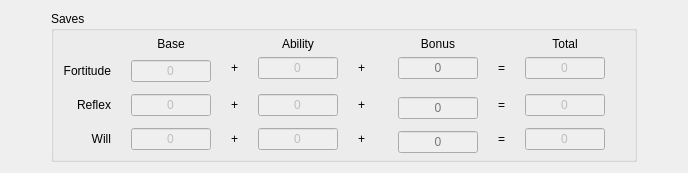
           <widget class="QWidget" name="widget_5" native="true">
            <layout class="QHBoxLayout" name="horizontalLayout_7">
             <item>
              <spacer name="horizontalSpacer_5">
               <property name="orientation">
                <enum>Qt::Orientation::Horizontal</enum>
               </property>
               <property name="sizeHint" stdset="0">
                <size>
                 <width>40</width>
                 <height>20</height>
                </size>
               </property>
              </spacer>
             </item>
             <item>
              <widget class="QGroupBox" name="savesGroup">
               <property name="title">
                <string>Saves</string>
               </property>
               <layout class="QGridLayout" name="gridLayout_2">
                <property name="topMargin">
                 <number>6</number>
                </property>
                <property name="bottomMargin">
                 <number>6</number>
                </property>
                <property name="horizontalSpacing">
                 <number>20</number>
                </property>
                <item row="8" column="2" rowspan="2">
                 <widget class="QLabel" name="label_34">
                  <property name="sizePolicy">
                   <sizepolicy hsizetype="Preferred" vsizetype="Preferred">
                    <horstretch>0</horstretch>
                    <verstretch>0</verstretch>
                   </sizepolicy>
                  </property>
                  <property name="text">
                   <string>+</string>
                  </property>
                 </widget>
                </item>
                <item row="2" column="0" rowspan="2">
                 <widget class="QLabel" name="savesLabel_1">
                  <property name="sizePolicy">
                   <sizepolicy hsizetype="Expanding" vsizetype="Fixed">
                    <horstretch>0</horstretch>
                    <verstretch>0</verstretch>
                   </sizepolicy>
                  </property>
                  <property name="text">
                   <string>Fortitude</string>
                  </property>
                  <property name="alignment">
                   <set>Qt::AlignmentFlag::AlignRight|Qt::AlignmentFlag::AlignTrailing|Qt::AlignmentFlag::AlignVCenter</set>
                  </property>
                 </widget>
                </item>
                <item row="2" column="11" colspan="2">
                 <widget class="QLineEdit" name="saveTotal_1">
                  <property name="enabled">
                   <bool>false</bool>
                  </property>
                  <property name="minimumSize">
                   <size>
                    <width>80</width>
                    <height>0</height>
                   </size>
                  </property>
                  <property name="maximumSize">
                   <size>
                    <width>80</width>
                    <height>16777215</height>
                   </size>
                  </property>
                  <property name="text">
                   <string>0</string>
                  </property>
                  <property name="alignment">
                   <set>Qt::AlignmentFlag::AlignCenter</set>
                  </property>
                 </widget>
                </item>
                <item row="5" column="10" rowspan="2">
                 <widget class="QLabel" name="label_29">
                  <property name="sizePolicy">
                   <sizepolicy hsizetype="Preferred" vsizetype="Preferred">
                    <horstretch>0</horstretch>
                    <verstretch>0</verstretch>
                   </sizepolicy>
                  </property>
                  <property name="text">
                   <string>=</string>
                  </property>
                 </widget>
                </item>
                <item row="8" column="1" rowspan="2">
                 <widget class="QLineEdit" name="saveBase_3">
                  <property name="enabled">
                   <bool>false</bool>
                  </property>
                  <property name="minimumSize">
                   <size>
                    <width>80</width>
                    <height>0</height>
                   </size>
                  </property>
                  <property name="maximumSize">
                   <size>
                    <width>80</width>
                    <height>16777215</height>
                   </size>
                  </property>
                  <property name="text">
                   <string>0</string>
                  </property>
                  <property name="alignment">
                   <set>Qt::AlignmentFlag::AlignCenter</set>
                  </property>
                 </widget>
                </item>
                <item row="5" column="0" rowspan="2">
                 <widget class="QLabel" name="savesLabel_2">
                  <property name="sizePolicy">
                   <sizepolicy hsizetype="Expanding" vsizetype="Preferred">
                    <horstretch>0</horstretch>
                    <verstretch>0</verstretch>
                   </sizepolicy>
                  </property>
                  <property name="text">
                   <string>Reflex</string>
                  </property>
                  <property name="alignment">
                   <set>Qt::AlignmentFlag::AlignRight|Qt::AlignmentFlag::AlignTrailing|Qt::AlignmentFlag::AlignVCenter</set>
                  </property>
                 </widget>
                </item>
                <item row="5" column="2" rowspan="2">
                 <widget class="QLabel" name="label_31">
                  <property name="sizePolicy">
                   <sizepolicy hsizetype="Preferred" vsizetype="Preferred">
                    <horstretch>0</horstretch>
                    <verstretch>0</verstretch>
                   </sizepolicy>
                  </property>
                  <property name="text">
                   <string>+</string>
                  </property>
                 </widget>
                </item>
                <item row="0" column="1">
                 <widget class="QLabel" name="label">
                  <property name="text">
                   <string>Base</string>
                  </property>
                  <property name="alignment">
                   <set>Qt::AlignmentFlag::AlignCenter</set>
                  </property>
                 </widget>
                </item>
                <item row="8" column="11" rowspan="2" colspan="3">
                 <widget class="QLineEdit" name="saveTotal_3">
                  <property name="enabled">
                   <bool>false</bool>
                  </property>
                  <property name="minimumSize">
                   <size>
                    <width>80</width>
                    <height>0</height>
                   </size>
                  </property>
                  <property name="maximumSize">
                   <size>
                    <width>80</width>
                    <height>16777215</height>
                   </size>
                  </property>
                  <property name="text">
                   <string>0</string>
                  </property>
                  <property name="alignment">
                   <set>Qt::AlignmentFlag::AlignCenter</set>
                  </property>
                 </widget>
                </item>
                <item row="5" column="1" rowspan="2">
                 <widget class="QLineEdit" name="saveBase_2">
                  <property name="enabled">
                   <bool>false</bool>
                  </property>
                  <property name="minimumSize">
                   <size>
                    <width>80</width>
                    <height>0</height>
                   </size>
                  </property>
                  <property name="maximumSize">
                   <size>
                    <width>80</width>
                    <height>16777215</height>
                   </size>
                  </property>
                  <property name="text">
                   <string>0</string>
                  </property>
                  <property name="alignment">
                   <set>Qt::AlignmentFlag::AlignCenter</set>
                  </property>
                 </widget>
                </item>
                <item row="2" column="3" colspan="3">
                 <widget class="QLineEdit" name="saveModifier_1">
                  <property name="enabled">
                   <bool>false</bool>
                  </property>
                  <property name="minimumSize">
                   <size>
                    <width>80</width>
                    <height>0</height>
                   </size>
                  </property>
                  <property name="maximumSize">
                   <size>
                    <width>80</width>
                    <height>16777215</height>
                   </size>
                  </property>
                  <property name="text">
                   <string>0</string>
                  </property>
                  <property name="alignment">
                   <set>Qt::AlignmentFlag::AlignCenter</set>
                  </property>
                 </widget>
                </item>
                <item row="5" column="3" rowspan="2" colspan="3">
                 <widget class="QLineEdit" name="saveModifier_2">
                  <property name="enabled">
                   <bool>false</bool>
                  </property>
                  <property name="minimumSize">
                   <size>
                    <width>80</width>
                    <height>0</height>
                   </size>
                  </property>
                  <property name="maximumSize">
                   <size>
                    <width>80</width>
                    <height>16777215</height>
                   </size>
                  </property>
                  <property name="text">
                   <string>0</string>
                  </property>
                  <property name="alignment">
                   <set>Qt::AlignmentFlag::AlignCenter</set>
                  </property>
                 </widget>
                </item>
                <item row="5" column="11" rowspan="2" colspan="3">
                 <widget class="QLineEdit" name="saveTotal_2">
                  <property name="enabled">
                   <bool>false</bool>
                  </property>
                  <property name="minimumSize">
                   <size>
                    <width>80</width>
                    <height>0</height>
                   </size>
                  </property>
                  <property name="maximumSize">
                   <size>
                    <width>80</width>
                    <height>16777215</height>
                   </size>
                  </property>
                  <property name="text">
                   <string>0</string>
                  </property>
                  <property name="alignment">
                   <set>Qt::AlignmentFlag::AlignCenter</set>
                  </property>
                 </widget>
                </item>
                <item row="8" column="0" rowspan="2">
                 <widget class="QLabel" name="savesLabel_3">
                  <property name="sizePolicy">
                   <sizepolicy hsizetype="Expanding" vsizetype="Preferred">
                    <horstretch>0</horstretch>
                    <verstretch>0</verstretch>
                   </sizepolicy>
                  </property>
                  <property name="text">
                   <string>Will</string>
                  </property>
                  <property name="alignment">
                   <set>Qt::AlignmentFlag::AlignRight|Qt::AlignmentFlag::AlignTrailing|Qt::AlignmentFlag::AlignVCenter</set>
                  </property>
                 </widget>
                </item>
                <item row="2" column="2">
                 <widget class="QLabel" name="label_27">
                  <property name="sizePolicy">
                   <sizepolicy hsizetype="Preferred" vsizetype="Preferred">
                    <horstretch>0</horstretch>
                    <verstretch>0</verstretch>
                   </sizepolicy>
                  </property>
                  <property name="text">
                   <string>+</string>
                  </property>
                 </widget>
                </item>
                <item row="5" column="6" rowspan="2" colspan="2">
                 <widget class="QLabel" name="label_30">
                  <property name="sizePolicy">
                   <sizepolicy hsizetype="Preferred" vsizetype="Preferred">
                    <horstretch>0</horstretch>
                    <verstretch>0</verstretch>
                   </sizepolicy>
                  </property>
                  <property name="text">
                   <string>+</string>
                  </property>
                 </widget>
                </item>
                <item row="8" column="3" rowspan="2" colspan="3">
                 <widget class="QLineEdit" name="saveModifier_3">
                  <property name="enabled">
                   <bool>false</bool>
                  </property>
                  <property name="minimumSize">
                   <size>
                    <width>80</width>
                    <height>0</height>
                   </size>
                  </property>
                  <property name="maximumSize">
                   <size>
                    <width>80</width>
                    <height>16777215</height>
                   </size>
                  </property>
                  <property name="text">
                   <string>0</string>
                  </property>
                  <property name="alignment">
                   <set>Qt::AlignmentFlag::AlignCenter</set>
                  </property>
                 </widget>
                </item>
                <item row="2" column="10">
                 <widget class="QLabel" name="label_13">
                  <property name="text">
                   <string>=</string>
                  </property>
                 </widget>
                </item>
                <item row="8" column="6" rowspan="2" colspan="2">
                 <widget class="QLabel" name="label_33">
                  <property name="sizePolicy">
                   <sizepolicy hsizetype="Preferred" vsizetype="Preferred">
                    <horstretch>0</horstretch>
                    <verstretch>0</verstretch>
                   </sizepolicy>
                  </property>
                  <property name="text">
                   <string>+</string>
                  </property>
                 </widget>
                </item>
                <item row="8" column="10" rowspan="2">
                 <widget class="QLabel" name="label_32">
                  <property name="sizePolicy">
                   <sizepolicy hsizetype="Preferred" vsizetype="Preferred">
                    <horstretch>0</horstretch>
                    <verstretch>0</verstretch>
                   </sizepolicy>
                  </property>
                  <property name="text">
                   <string>=</string>
                  </property>
                 </widget>
                </item>
                <item row="2" column="1" rowspan="2">
                 <widget class="QLineEdit" name="saveBase_1">
                  <property name="enabled">
                   <bool>false</bool>
                  </property>
                  <property name="minimumSize">
                   <size>
                    <width>80</width>
                    <height>0</height>
                   </size>
                  </property>
                  <property name="maximumSize">
                   <size>
                    <width>80</width>
                    <height>16777215</height>
                   </size>
                  </property>
                  <property name="text">
                   <string>0</string>
                  </property>
                  <property name="alignment">
                   <set>Qt::AlignmentFlag::AlignCenter</set>
                  </property>
                 </widget>
                </item>
                <item row="0" column="8">
                 <widget class="QLabel" name="label_5">
                  <property name="text">
                   <string>Bonus</string>
                  </property>
                  <property name="alignment">
                   <set>Qt::AlignmentFlag::AlignCenter</set>
                  </property>
                 </widget>
                </item>
                <item row="0" column="11" colspan="2">
                 <widget class="QLabel" name="label_6">
                  <property name="sizePolicy">
                   <sizepolicy hsizetype="Preferred" vsizetype="Fixed">
                    <horstretch>0</horstretch>
                    <verstretch>0</verstretch>
                   </sizepolicy>
                  </property>
                  <property name="text">
                   <string>Total</string>
                  </property>
                  <property name="alignment">
                   <set>Qt::AlignmentFlag::AlignCenter</set>
                  </property>
                 </widget>
                </item>
                <item row="0" column="3" colspan="3">
                 <widget class="QLabel" name="label_4">
                  <property name="toolTip">
                   <string>Ability Score Modifier</string>
                  </property>
                  <property name="text">
                   <string>Ability</string>
                  </property>
                  <property name="alignment">
                   <set>Qt::AlignmentFlag::AlignCenter</set>
                  </property>
                 </widget>
                </item>
                <item row="2" column="6" colspan="2">
                 <widget class="QLabel" name="label_28">
                  <property name="sizePolicy">
                   <sizepolicy hsizetype="Preferred" vsizetype="Preferred">
                    <horstretch>0</horstretch>
                    <verstretch>0</verstretch>
                   </sizepolicy>
                  </property>
                  <property name="text">
                   <string>+</string>
                  </property>
                 </widget>
                </item>
                <item row="2" column="8">
                 <widget class="QLineEdit" name="saveBonus_1">
                  <property name="enabled">
                   <bool>false</bool>
                  </property>
                  <property name="sizePolicy">
                   <sizepolicy hsizetype="Fixed" vsizetype="Fixed">
                    <horstretch>0</horstretch>
                    <verstretch>0</verstretch>
                   </sizepolicy>
                  </property>
                  <property name="minimumSize">
                   <size>
                    <width>80</width>
                    <height>0</height>
                   </size>
                  </property>
                  <property name="maximumSize">
                   <size>
                    <width>80</width>
                    <height>16777215</height>
                   </size>
                  </property>
                  <property name="alignment">
                   <set>Qt::AlignmentFlag::AlignCenter</set>
                  </property>
                  <property name="placeholderText">
                   <string>0</string>
                  </property>
                 </widget>
                </item>
                <item row="6" column="8">
                 <widget class="QLineEdit" name="saveBonus_2">
                  <property name="enabled">
                   <bool>false</bool>
                  </property>
                  <property name="minimumSize">
                   <size>
                    <width>80</width>
                    <height>0</height>
                   </size>
                  </property>
                  <property name="maximumSize">
                   <size>
                    <width>80</width>
                    <height>16777215</height>
                   </size>
                  </property>
                  <property name="alignment">
                   <set>Qt::AlignmentFlag::AlignCenter</set>
                  </property>
                  <property name="placeholderText">
                   <string>0</string>
                  </property>
                 </widget>
                </item>
                <item row="9" column="8">
                 <widget class="QLineEdit" name="saveBonus_3">
                  <property name="enabled">
                   <bool>false</bool>
                  </property>
                  <property name="minimumSize">
                   <size>
                    <width>80</width>
                    <height>0</height>
                   </size>
                  </property>
                  <property name="maximumSize">
                   <size>
                    <width>80</width>
                    <height>16777215</height>
                   </size>
                  </property>
                  <property name="alignment">
                   <set>Qt::AlignmentFlag::AlignCenter</set>
                  </property>
                  <property name="placeholderText">
                   <string>0</string>
                  </property>
                 </widget>
                </item>
               </layout>
              </widget>
             </item>
             <item>
              <spacer name="horizontalSpacer_6">
               <property name="orientation">
                <enum>Qt::Orientation::Horizontal</enum>
               </property>
               <property name="sizeHint" stdset="0">
                <size>
                 <width>40</width>
                 <height>20</height>
                </size>
               </property>
              </spacer>
             </item>
            </layout>
           </widget>
